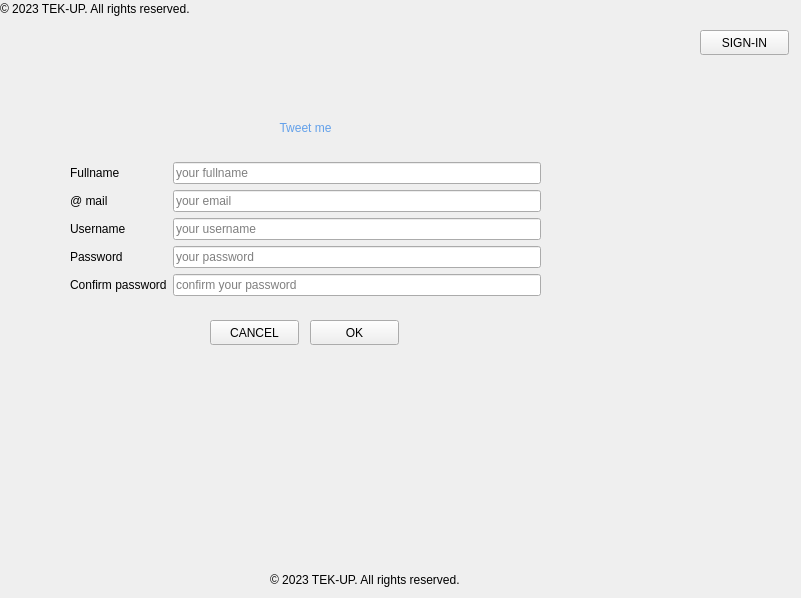
<?xml version="1.0" encoding="UTF-8"?>
<ui version="4.0">
 <class>Form</class>
 <widget class="QWidget" name="Form">
  <property name="geometry">
   <rect>
    <x>0</x>
    <y>0</y>
    <width>801</width>
    <height>598</height>
   </rect>
  </property>
  <property name="windowTitle">
   <string>Form</string>
  </property>
  <widget class="QWidget" name="verticalLayoutWidget">
   <property name="geometry">
    <rect>
     <x>70</x>
     <y>100</y>
     <width>471</width>
     <height>196</height>
    </rect>
   </property>
   <layout class="QVBoxLayout" name="verticalLayout">
    <item>
     <widget class="QLabel" name="label">
      <property name="styleSheet">
       <string notr="true">font: 75 bold italic 24pt &quot;Ubuntu Condensed&quot;;
color: rgb(98, 160, 234);</string>
      </property>
      <property name="text">
       <string>Tweet me</string>
      </property>
      <property name="alignment">
       <set>Qt::AlignCenter</set>
      </property>
     </widget>
    </item>
    <item>
     <layout class="QGridLayout" name="gridLayout">
      <item row="4" column="0">
       <widget class="QLabel" name="label_5">
        <property name="text">
         <string>Confirm password</string>
        </property>
        <property name="textFormat">
         <enum>Qt::MarkdownText</enum>
        </property>
        <property name="scaledContents">
         <bool>false</bool>
        </property>
       </widget>
      </item>
      <item row="1" column="2">
       <widget class="QLineEdit" name="lineEdit_2">
        <property name="placeholderText">
         <string>your email</string>
        </property>
       </widget>
      </item>
      <item row="1" column="0">
       <widget class="QLabel" name="label_3">
        <property name="text">
         <string>@ mail</string>
        </property>
       </widget>
      </item>
      <item row="3" column="0">
       <widget class="QLabel" name="label_4">
        <property name="text">
         <string>Password</string>
        </property>
       </widget>
      </item>
      <item row="0" column="2">
       <widget class="QLineEdit" name="lineEdit">
        <property name="text">
         <string/>
        </property>
        <property name="placeholderText">
         <string>your fullname</string>
        </property>
       </widget>
      </item>
      <item row="0" column="0">
       <widget class="QLabel" name="label_2">
        <property name="text">
         <string>Fullname</string>
        </property>
       </widget>
      </item>
      <item row="4" column="2">
       <widget class="QLineEdit" name="lineEdit_4">
        <property name="placeholderText">
         <string>confirm your password</string>
        </property>
       </widget>
      </item>
      <item row="3" column="2">
       <widget class="QLineEdit" name="lineEdit_3">
        <property name="placeholderText">
         <string>your password</string>
        </property>
       </widget>
      </item>
      <item row="2" column="0">
       <widget class="QLabel" name="label_6">
        <property name="text">
         <string>Username</string>
        </property>
       </widget>
      </item>
      <item row="2" column="2">
       <widget class="QLineEdit" name="lineEdit_5">
        <property name="placeholderText">
         <string>your username</string>
        </property>
       </widget>
      </item>
     </layout>
    </item>
   </layout>
  </widget>
  <widget class="QLabel" name="label_7">
   <property name="geometry">
    <rect>
     <x>370</x>
     <y>190</y>
     <width>411</width>
     <height>381</height>
    </rect>
   </property>
   <property name="text">
    <string/>
   </property>
   <property name="pixmap">
    <pixmap resource="../img/test.qrc">:/newPrefix/tweet-me2.png</pixmap>
   </property>
  </widget>
  <widget class="QLabel" name="label_10">
   <property name="geometry">
    <rect>
     <x>0</x>
     <y>0</y>
     <width>241</width>
     <height>17</height>
    </rect>
   </property>
   <property name="text">
    <string>© 2023 TEK-UP. All rights reserved.</string>
   </property>
  </widget>
  <widget class="QLabel" name="label_8">
   <property name="geometry">
    <rect>
     <x>270</x>
     <y>570</y>
     <width>241</width>
     <height>20</height>
    </rect>
   </property>
   <property name="text">
    <string>© 2023 TEK-UP. All rights reserved.</string>
   </property>
  </widget>
  <widget class="QPushButton" name="pushButton">
   <property name="geometry">
    <rect>
     <x>310</x>
     <y>320</y>
     <width>89</width>
     <height>25</height>
    </rect>
   </property>
   <property name="text">
    <string>OK</string>
   </property>
  </widget>
  <widget class="QPushButton" name="pushButton_2">
   <property name="geometry">
    <rect>
     <x>210</x>
     <y>320</y>
     <width>89</width>
     <height>25</height>
    </rect>
   </property>
   <property name="text">
    <string>CANCEL</string>
   </property>
  </widget>
  <widget class="QPushButton" name="pushButton_3">
   <property name="geometry">
    <rect>
     <x>700</x>
     <y>30</y>
     <width>89</width>
     <height>25</height>
    </rect>
   </property>
   <property name="text">
    <string>SIGN-IN</string>
   </property>
  </widget>
  <zorder>label_7</zorder>
  <zorder>verticalLayoutWidget</zorder>
  <zorder>label_10</zorder>
  <zorder>label_8</zorder>
  <zorder>pushButton</zorder>
  <zorder>pushButton_2</zorder>
  <zorder>pushButton_3</zorder>
 </widget>
 <resources>
  <include location="../img/test.qrc"/>
 </resources>
 <connections/>
</ui>
